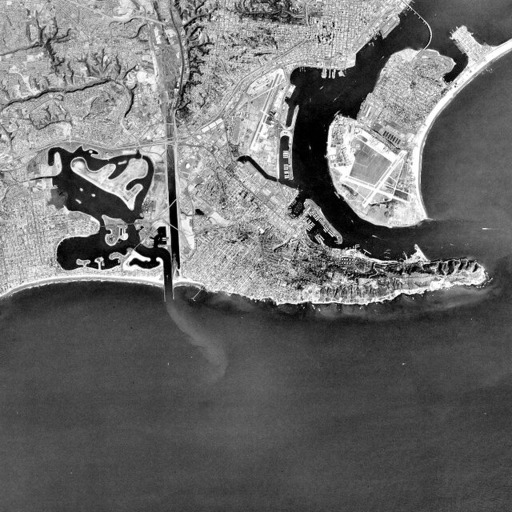
#> input picture images/input_1024.pgm, 1024 x 1024 px (shown at 1/2 size); its folder holds only this picture in this run
$ python run_cpu_pipeline.py ../../images/input_1024.pgm
#> lines starting #> are read from the running program, lines starting #| are printed output that depends on the picture
from PIL import Image
import os
import sys
import subprocess
import json

SIZES = [256, 512, 1024]
CASES = [
    ("box", 3),
    ("box", 5),
    ("gaussian", 3),
    ("gaussian", 5),
]

def ensure_dirs():
    os.makedirs("images", exist_ok=True)
    os.makedirs("results/cpu", exist_ok=True)

def make_inputs(source_image):
#> called with source_image = '../../images/input_1024.pgm'
    img = Image.open(source_image).convert("L")
#> img is the input picture: PIL image 1024x1024 L; min 0, max 255, mean 108.5

    for size in SIZES:
        resized = img.resize((size, size))
        resized.save(f"images/input_{size}.pgm")
        resized.save(f"images/input_{size}.png")
        print(f"[OK] Created images/input_{size}.pgm")
        print(f"[OK] Created images/input_{size}.png")
#> this loop made 3 passes
#> pass 1, in make_inputs, `resized = img.resize((size, size))`:
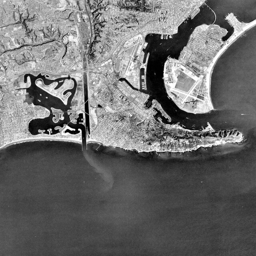
#> resized: PIL image 256x256 L; min 0, max 255, mean 108.5
#> pass 2, in make_inputs, `resized = img.resize((size, size))`:
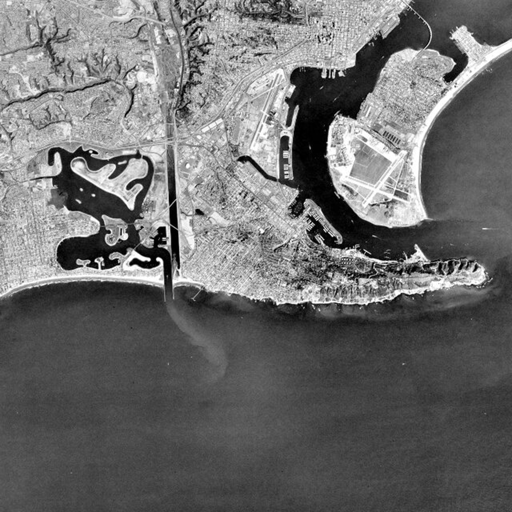
#> resized: PIL image 512x512 L; min 0, max 255, mean 108.5

def run_command(cmd, cwd=None):
    result = subprocess.run(
        cmd,
        cwd=cwd,
        shell=True,
        capture_output=True,
        text=True
    )
    if result.returncode != 0:
        print(result.stdout)
        print(result.stderr)
        raise RuntimeError(f"Command failed: {cmd}")
    return result.stdout

def compile_cpu():
    try:
        run_command("make", cwd="cpu_baseline")
#> (the call stopped at in run_command, `result = subprocess.run( cmd, cwd=cwd, shell=True, capture_output=True..`: subprocess is not available in this run)
        return
    except Exception:
        pass

    try:
        run_command("mingw32-make", cwd="cpu_baseline")
        return
    except Exception:
        pass

    raise RuntimeError("Could not compile CPU code with make or mingw32-make.")

def case_tag(filter_name, kernel_size):
    return f"{filter_name}{kernel_size}"

def cpu_executable():
    return "blur_cpu.exe" if os.name == "nt" else "./blur_cpu"

def rel_input_path(size):
    return f"..\\images\\input_{size}.pgm" if os.name == "nt" else f"../images/input_{size}.pgm"

def rel_output_path(size, filter_name, kernel_size):
    tag = case_tag(filter_name, kernel_size)
    return (
        f"..\\images\\output_{size}_{tag}_cpu.pgm"
        if os.name == "nt"
        else f"../images/output_{size}_{tag}_cpu.pgm"
    )

def rel_json_path(size, filter_name, kernel_size):
    tag = case_tag(filter_name, kernel_size)
    return (
        f"..\\results\\cpu\\cpu_{tag}_{size}_summary.json"
        if os.name == "nt"
        else f"../results/cpu/cpu_{tag}_{size}_summary.json"
    )

def abs_output_pgm(size, filter_name, kernel_size):
    tag = case_tag(filter_name, kernel_size)
    return f"images/output_{size}_{tag}_cpu.pgm"

def abs_output_png(size, filter_name, kernel_size):
    tag = case_tag(filter_name, kernel_size)
    return f"images/output_{size}_{tag}_cpu.png"

def abs_json(size, filter_name, kernel_size):
    tag = case_tag(filter_name, kernel_size)
    return f"results/cpu/cpu_{tag}_{size}_summary.json"

def run_cpu_case(size, filter_name, kernel_size):
    exe = cpu_executable()
    input_file = rel_input_path(size)
    output_file = rel_output_path(size, filter_name, kernel_size)
    summary_file = rel_json_path(size, filter_name, kernel_size)

    cmd = (
        f'{exe} "{input_file}" "{output_file}" '
        f'{filter_name} {kernel_size} "{summary_file}"'
    )

    stdout = run_command(cmd, cwd="cpu_baseline")
    print(stdout)

    # Make PNG preview from the generated PGM
    img = Image.open(abs_output_pgm(size, filter_name, kernel_size))
    img.save(abs_output_png(size, filter_name, kernel_size))

    # Optional sanity check: confirm JSON was created and can be read
    with open(abs_json(size, filter_name, kernel_size), "r") as f:
        summary = json.load(f)

    print(f"[OK] Created {abs_output_png(size, filter_name, kernel_size)}")
    print(f"[OK] Created {abs_json(size, filter_name, kernel_size)}")
    print(
        f"[OK] Summary: "
        f"filter={summary['filter']}, "
        f"kernel={summary['kernel_size']}, "
        f"size={summary['width']}x{summary['height']}, "
        f"runtime_ms={summary['runtime_ms']}"
    )

def main():
    if len(sys.argv) != 2:
        print("Usage: python scripts/run_cpu_pipeline.py <source_image>")
        print("Example: python scripts/run_cpu_pipeline.py aerial.jpg")
        sys.exit(1)

    source_image = sys.argv[1]
    if not os.path.exists(source_image):
        print(f"Error: source image not found: {source_image}")
        sys.exit(1)

    ensure_dirs()
    make_inputs(source_image)
    compile_cpu()

    for size in SIZES:
        for filter_name, kernel_size in CASES:
            run_cpu_case(size, filter_name, kernel_size)
#> (the call stopped at in run_command, `result = subprocess.run( cmd, cwd=cwd, shell=True, capture_output=True..`: subprocess is not available in this run)

    print("\nDone.")
    print("Generated:")
    print("  images/input_<size>.pgm")
    print("  images/input_<size>.png")
    print("  images/output_<size>_<filter><kernel>_cpu.pgm")
    print("  images/output_<size>_<filter><kernel>_cpu.png")
    print("  results/cpu/cpu_<filter><kernel>_<size>_summary.json")

if __name__ == "__main__":
#> (the run stopped early here; a loop or call above may not have finished)
